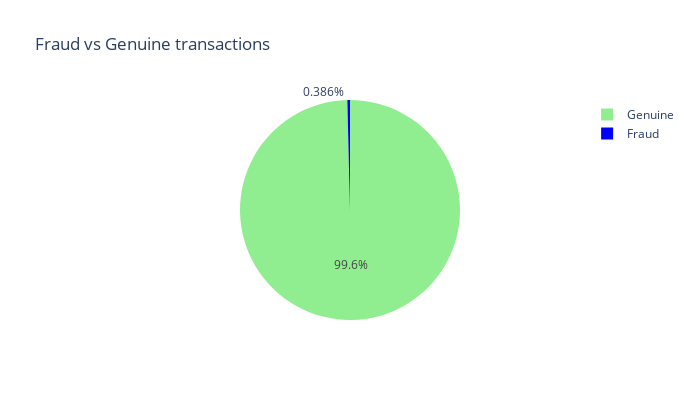

The notebook cell this image was saved under:
### Code cell
labels=["Genuine","Fraud"]

fraud_or_not = data["is_fraud"].value_counts().tolist()
values = [fraud_or_not[0], fraud_or_not[1]]

fig = px.pie(values=data['is_fraud'].value_counts(), names=labels , width=700, height=400, color_discrete_sequence=["LightGreen","Blue"]
             ,title="Fraud vs Genuine transactions")
fig.show()

### Figure 1 — Plotly figure (JSON) as saved in the notebook; plotly's stock layout.template omitted (floating-point values rounded to 4 significant figures)
{"data": [{"domain": {"x": [0, 1], "y": [0, 1]}, "hovertemplate": "label=%{label}<br>value=%{value}<extra></extra>", "labels": ["Genuine", "Fraud"], "legendgroup": "", "name": "", "showlegend": true, "type": "pie", "values": [553574, 2145]}], "layout": {"height": 400, "legend": {"tracegroupgap": 0}, "piecolorway": ["LightGreen", "Blue"], "title": {"text": "Fraud vs Genuine transactions"}, "width": 700}}
